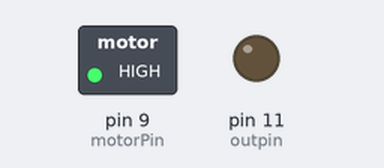
Bench run of a sketch on a simulated Arduino Uno, built with avr-gcc and run on an emulated ATmega328P. On the bench: switched loads named in the sketch (green lamp = pin HIGH), output pins drawn as LEDs (lit = HIGH).

Above: at 1.2 s.
At 6.5 s:
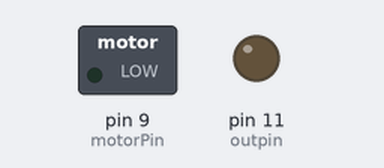
Timing chart, 0 to 8.1 s (numbered marks = the images above):
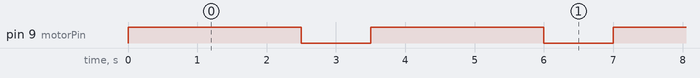

Measured:
- by itself, pin 9 (motorPin): alternates HIGH for 2.5 s and LOW for 1.0 s

The sketch:

Spin_Motor_Spin.ino
```cpp
/*     -----------------------------------------------------------
 *     |  Arduino Experimentation Kit Example Code               |
 *     |  CIRC-03 .: Spin Motor Spin :. (Transistor and Motor)   |
 *     -----------------------------------------------------------
 *
 * The Arduinos pins are great for driving LEDs however if you hook
 * up something that requires more power you will quickly break them.
 * To control bigger items we need the help of a transistor.
 * Here we will use a transistor to control a small toy motor
 *
 * http://tinyurl.com/d4wht7
 *
 */

int motorPin = 9;  // define the pin the motor is connected to
int readpin = 10;          // (if you use pin 9,10,11 or 3you can also control speed)
int outpin =11;
/*
 * setup() - this function runs once when you turn your Arduino on
 * We set the motors pin to be an output (turning the pin high (+5v) or low (ground) (-))
 * rather than an input (checking whether a pin is high or low)
 */
void setup()
{
 pinMode(motorPin, OUTPUT);
 pinMode(readpin,INPUT);
 pinMode(outpin,OUTPUT);
}


/*
 * loop() - this function will start after setup finishes and then repeat
 * we call a function called motorOnThenOff()
 */

void loop()                     // run over and over again
{
 motorOnThenOff();
 //motorOnThenOffWithSpeed();
 //motorAcceleration();
}

/*
 * motorOnThenOff() - turns motor on then off
 * (notice this code is identical to the code we used for
 * the blinking LED)
 */
void motorOnThenOff(){
  int onTime = 2500;  //the number of milliseconds for the motor to turn on for
  int offTime = 1000; //the number of milliseconds for the motor to turn off for

  digitalWrite(motorPin, HIGH); // turns the motor On
  if(readpin == HIGH){
    digitalWrite(outpin,HIGH);

  }

  delay(onTime);                // waits for onTime milliseconds
  digitalWrite(motorPin, LOW);  // turns the motor Off
  delay(offTime);               // waits for offTime milliseconds
}

/*
 * motorOnThenOffWithSpeed() - turns motor on then off but uses speed values as well
 * (notice this code is identical to the code we used for
 * the blinking LED)
 */
void motorOnThenOffWithSpeed(){

  int onSpeed = 200;  // a number between 0 (stopped) and 255 (full speed)
  int onTime = 2500;  //the number of milliseconds for the motor to turn on for

  int offSpeed = 50;  // a number between 0 (stopped) and 255 (full speed)
  int offTime = 1000; //the number of milliseconds for the motor to turn off for

  analogWrite(motorPin, onSpeed);   // turns the motor On
  delay(onTime);                    // waits for onTime milliseconds
  analogWrite(motorPin, offSpeed);  // turns the motor Off
  delay(offTime);                   // waits for offTime milliseconds
}

/*
 * motorAcceleration() - accelerates the motor to full speed then
 * back down to zero
*/
void motorAcceleration(){
  int delayTime = 50; //milliseconds between each speed step

  //Accelerates the motor
  for(int i = 0; i < 256; i++){ //goes through each speed from 0 to 255
    analogWrite(motorPin, i);   //sets the new speed
    delay(delayTime);           // waits for delayTime milliseconds
  }

  //Decelerates the motor
  for(int i = 255; i >= 0; i--){ //goes through each speed from 255 to 0
    analogWrite(motorPin, i);   //sets the new speed
    delay(delayTime);           // waits for delayTime milliseconds
  }
}
```
